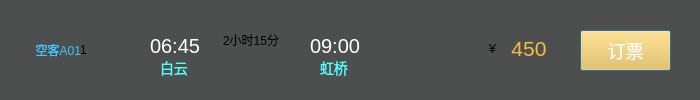
<?xml version="1.0" encoding="UTF-8"?>
<ui version="4.0">
 <class>prefab</class>
 <widget class="QDialog" name="prefab">
  <property name="geometry">
   <rect>
    <x>0</x>
    <y>0</y>
    <width>700</width>
    <height>100</height>
   </rect>
  </property>
  <property name="minimumSize">
   <size>
    <width>700</width>
    <height>100</height>
   </size>
  </property>
  <property name="maximumSize">
   <size>
    <width>700</width>
    <height>100</height>
   </size>
  </property>
  <property name="windowTitle">
   <string>Dialog</string>
  </property>
  <property name="styleSheet">
   <string notr="true">QWidget{background:#353637}
QWidget{background:#4d4e4e}
QPushButton{background:#f6bd40;color:white;font:18px}
QPushButton:hover{background:#f9d483;}
QLabel#lbl_price{color:#f6bd40}
QLabel#lbl_start,#lbl_end{color:rgb(85, 255, 255);font:14px}
QLabel#lbl_time_start,#lbl_time_end{color:white;font:20px}
QLabel#lbl_before,#lbl_flghtid{color:#3fc6ff}</string>
  </property>
  <layout class="QGridLayout" name="gridLayout">
   <property name="leftMargin">
    <number>0</number>
   </property>
   <property name="topMargin">
    <number>0</number>
   </property>
   <property name="rightMargin">
    <number>0</number>
   </property>
   <property name="bottomMargin">
    <number>0</number>
   </property>
   <property name="spacing">
    <number>0</number>
   </property>
   <item row="0" column="0">
    <widget class="QWidget" name="widget" native="true">
     <widget class="QLabel" name="lbl_flightid">
      <property name="geometry">
       <rect>
        <x>80</x>
        <y>39</y>
        <width>51</width>
        <height>21</height>
       </rect>
      </property>
      <property name="text">
       <string>1</string>
      </property>
     </widget>
     <widget class="QLabel" name="lbl_time_start">
      <property name="geometry">
       <rect>
        <x>150</x>
        <y>30</y>
        <width>61</width>
        <height>31</height>
       </rect>
      </property>
      <property name="text">
       <string>06:45</string>
      </property>
     </widget>
     <widget class="QLabel" name="lbl_time_end">
      <property name="geometry">
       <rect>
        <x>310</x>
        <y>30</y>
        <width>61</width>
        <height>31</height>
       </rect>
      </property>
      <property name="text">
       <string>09:00</string>
      </property>
     </widget>
     <widget class="QLabel" name="lbl_start">
      <property name="geometry">
       <rect>
        <x>160</x>
        <y>60</y>
        <width>54</width>
        <height>16</height>
       </rect>
      </property>
      <property name="text">
       <string>白云</string>
      </property>
     </widget>
     <widget class="QLabel" name="lbl_end">
      <property name="geometry">
       <rect>
        <x>320</x>
        <y>60</y>
        <width>54</width>
        <height>16</height>
       </rect>
      </property>
      <property name="text">
       <string>虹桥</string>
      </property>
     </widget>
     <widget class="QLabel" name="lbl_during">
      <property name="geometry">
       <rect>
        <x>223</x>
        <y>30</y>
        <width>71</width>
        <height>20</height>
       </rect>
      </property>
      <property name="text">
       <string>2小时15分</string>
      </property>
     </widget>
     <widget class="QLabel" name="lbl_arrow">
      <property name="geometry">
       <rect>
        <x>210</x>
        <y>50</y>
        <width>81</width>
        <height>31</height>
       </rect>
      </property>
      <property name="text">
       <string/>
      </property>
      <property name="pixmap">
       <pixmap resource="../res.qrc">:/res/arrow_right.svg</pixmap>
      </property>
      <property name="scaledContents">
       <bool>true</bool>
      </property>
     </widget>
     <widget class="QPushButton" name="btn_buy">
      <property name="geometry">
       <rect>
        <x>580</x>
        <y>30</y>
        <width>91</width>
        <height>41</height>
       </rect>
      </property>
      <property name="text">
       <string>订票</string>
      </property>
     </widget>
     <widget class="QWidget" name="layoutWidget">
      <property name="geometry">
       <rect>
        <x>480</x>
        <y>30</y>
        <width>67</width>
        <height>36</height>
       </rect>
      </property>
      <layout class="QHBoxLayout" name="horizontalLayout">
       <item>
        <widget class="QLabel" name="lbl_price1">
         <property name="font">
          <font>
           <pointsize>10</pointsize>
          </font>
         </property>
         <property name="text">
          <string>¥</string>
         </property>
         <property name="alignment">
          <set>Qt::AlignmentFlag::AlignCenter</set>
         </property>
        </widget>
       </item>
       <item>
        <widget class="QLabel" name="lbl_price">
         <property name="font">
          <font>
           <pointsize>16</pointsize>
          </font>
         </property>
         <property name="text">
          <string>450</string>
         </property>
         <property name="alignment">
          <set>Qt::AlignmentFlag::AlignCenter</set>
         </property>
        </widget>
       </item>
      </layout>
     </widget>
     <widget class="QLabel" name="lbl_before">
      <property name="geometry">
       <rect>
        <x>20</x>
        <y>40</y>
        <width>61</width>
        <height>19</height>
       </rect>
      </property>
      <property name="text">
       <string>空客A01</string>
      </property>
      <property name="alignment">
       <set>Qt::AlignmentFlag::AlignRight|Qt::AlignmentFlag::AlignTrailing|Qt::AlignmentFlag::AlignVCenter</set>
      </property>
     </widget>
    </widget>
   </item>
  </layout>
 </widget>
 <resources>
  <include location="../res.qrc"/>
 </resources>
 <connections/>
</ui>
